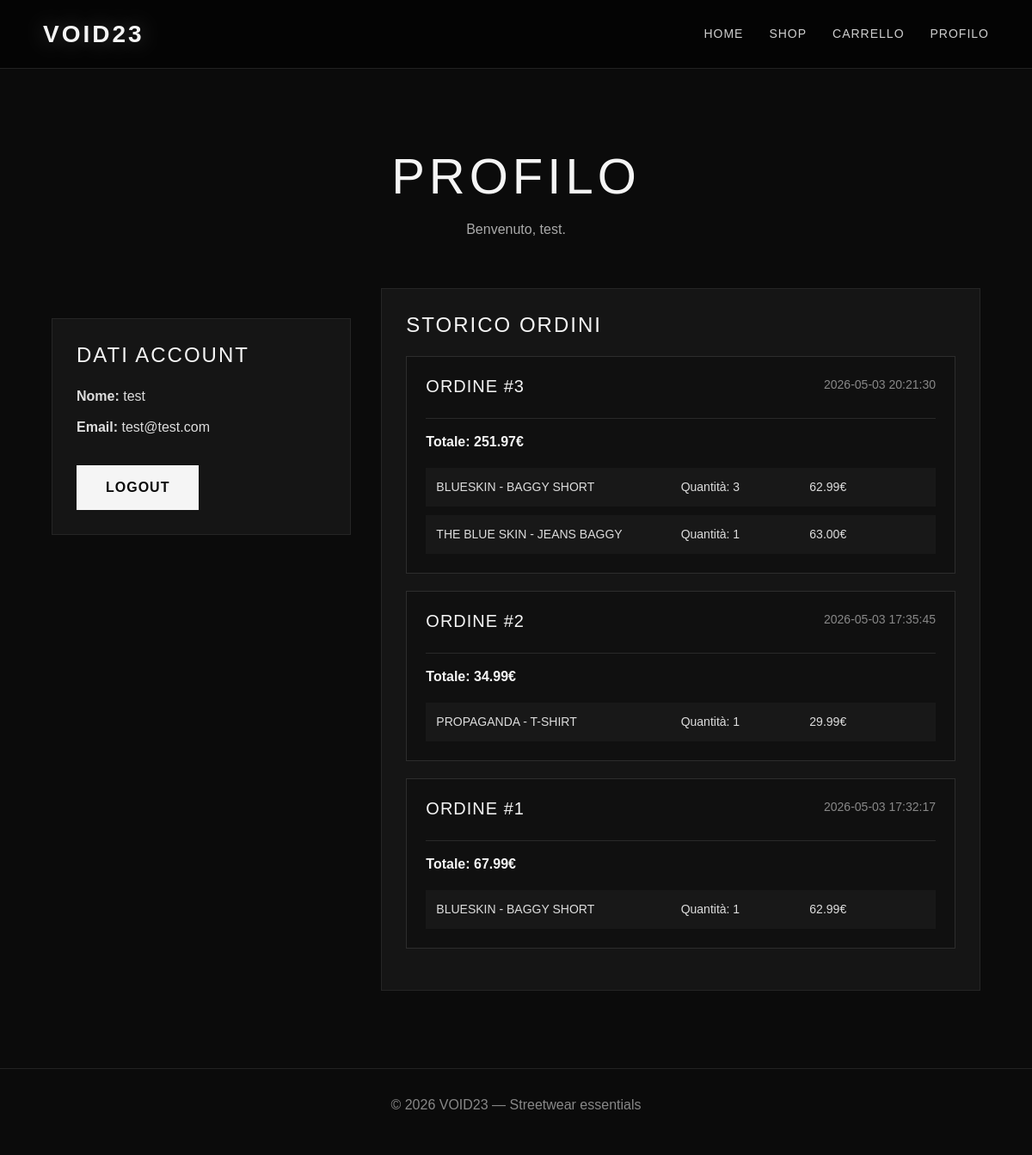
The page /void23/pages/profile.php (signed in) on the database its author committed.
### tables this page shows
CREATE TABLE `ordini` (
  `id` int(11) NOT NULL,
  `id_utente` int(11) DEFAULT NULL,
  `data_ordine` timestamp NOT NULL DEFAULT current_timestamp(),
  `totale` decimal(10,2) DEFAULT NULL
);

CREATE TABLE `dettagli_ordini` (
  `id` int(11) NOT NULL,
  `id_ordine` int(11) DEFAULT NULL,
  `id_prodotto` int(11) DEFAULT NULL,
  `quantita` int(11) NOT NULL,
  `prezzo_unitario` decimal(10,2) DEFAULT NULL
);

CREATE TABLE `prodotti` (
  `id` int(11) NOT NULL,
  `nome` varchar(100) NOT NULL,
  `prezzo` decimal(10,2) NOT NULL,
  `descrizione` text DEFAULT NULL,
  `immagine` varchar(255) DEFAULT NULL,
  `id_categoria` int(11) DEFAULT NULL,
  `sconto_percentuale` int(11) DEFAULT 0,
  `badge` varchar(50) DEFAULT NULL
);

### void23/pages/profile.php (the view, shortened to what this page needs)
<?php
include("../config/database.php");
include("../includes/header.php");
$id_utente = $_SESSION['utente_id'];
$sql_ordini = "SELECT * FROM ordini WHERE id_utente = ? ORDER BY data_ordine DESC";
$stmt_ordini = $conn->prepare($sql_ordini);
$stmt_ordini->bind_param("i", $id_utente);
$stmt_ordini->execute();
$ordini = $stmt_ordini->get_result();
?>
<main class="profile-page">
    <section class="profile-hero" data-aos="fade-up">
        <h1>Profilo</h1>
        <p>Benvenuto, <?php echo $_SESSION['utente_nome']; ?>.</p>
    </section>
    <section class="profile-container">
        <div class="profile-box" data-aos="fade-up">
            <h2>Dati account</h2>
            <p><strong>Nome:</strong> <?php echo $_SESSION['utente_nome']; ?></p>
            <p><strong>Email:</strong> <?php echo $_SESSION['utente_email']; ?></p>
            <a href="/void23/pages/logout.php" class="btn-main profile-logout">Logout</a>
        </div>
        <div class="orders-box" data-aos="fade-up" data-aos-delay="150">
            <h2>Storico ordini</h2>
            <?php if ($ordini->num_rows > 0) { ?>
                <?php while ($ordine = $ordini->fetch_assoc()) { ?>
                    <div class="order-card">
                        <div class="order-header">
                            <h3>Ordine #<?php echo $ordine['id']; ?></h3>
                            <p><?php echo $ordine['data_ordine']; ?></p>
                        </div>
                        <p class="order-total">
                            Totale: <?php echo number_format($ordine['totale'], 2); ?>€
                        </p>
                        <div class="order-products">
                            <?php
                            $id_ordine = $ordine['id'];
                            $sql_dettagli = "SELECT dettagli_ordini.*, prodotti.nome
                                             FROM dettagli_ordini
                                             INNER JOIN prodotti ON dettagli_ordini.id_prodotto = prodotti.id
                                             WHERE dettagli_ordini.id_ordine = ?";
                            $stmt_dettagli = $conn->prepare($sql_dettagli);
                            $stmt_dettagli->bind_param("i", $id_ordine);
                            $stmt_dettagli->execute();
                            $dettagli = $stmt_dettagli->get_result();
                            ?>
                            <?php while ($dettaglio = $dettagli->fetch_assoc()) { ?>
                                <div class="order-product-row">
                                    <span><?php echo $dettaglio['nome']; ?></span>
                                    <span>Quantità: <?php echo $dettaglio['quantita']; ?></span>
                                    <span><?php echo number_format($dettaglio['prezzo_unitario'], 2); ?>€</span>
                                </div>
                            <?php } ?>
                        </div>
                    </div>
                <?php } ?>
            <?php } ?>
        </div>
    </section>
</main>
<?php include("../includes/footer.php"); ?>

### void23/css/style.css (style rules this page uses)
* { margin: 0; padding: 0; box-sizing: border-box; }
body { background: #0b0b0b; color: #f5f5f5; font-family: Arial, Helvetica, sans-serif; }
a { text-decoration: none; color: inherit; }
.btn-main { display: inline-block; padding: 14px 34px; background: #f5f5f5; color: #0b0b0b; font-weight: bold; text-transform: uppercase; letter-spacing: 1px; transition: 0.3s; }
.profile-box { width: 100%; max-width: 420px; margin: 35px auto; padding: 25px; background: #151515; border: 1px solid #333; text-align: left; }
.profile-box p { color: #ddd; margin-bottom: 12px; }
.profile-page { padding-bottom: 90px; }
.profile-hero { padding: 90px 40px 40px; text-align: center; }
.profile-hero h1 { font-size: 58px; text-transform: uppercase; letter-spacing: 5px; margin-bottom: 15px; }
.profile-hero p { color: #aaa; }
.profile-container { width: 90%; margin: auto; display: grid; grid-template-columns: 1fr 2fr; gap: 35px; align-items: start; }
.profile-box, .orders-box { background: #151515; border: 1px solid #252525; padding: 28px; }
.profile-box h2, .orders-box h2 { text-transform: uppercase; letter-spacing: 2px; margin-bottom: 22px; }
.profile-logout { margin-top: 20px; }
.order-card { border: 1px solid #2d2d2d; background: #101010; padding: 22px; margin-bottom: 20px; }
.order-header { display: flex; justify-content: space-between; gap: 20px; border-bottom: 1px solid #292929; padding-bottom: 12px; margin-bottom: 15px; }
.order-header h3 { text-transform: uppercase; letter-spacing: 1px; font-size: 20px; }
.order-header p { color: #888; font-size: 14px; }
.order-total { font-weight: bold; margin-bottom: 18px; }
.order-products { display: flex; flex-direction: column; gap: 10px; }
.order-product-row { display: grid; grid-template-columns: 2fr 1fr 1fr; gap: 15px; padding: 12px; background: #181818; color: #ddd; font-size: 14px; }
.profile-box h2, .orders-box h2 { text-transform: uppercase; letter-spacing: 2px; margin-bottom: 22px; font-size: 24px; }
.btn-main, .checkout-btn, .search-form button, .product-form button, .login-form button { transition: 0.3s ease; }
.product-card, .category-card, .cart-item, .profile-box, .orders-box, .cart-summary { transition: 0.35s ease; }
.btn-main, .checkout-btn, .product-form button { transition: 0.3s ease !important; }

### rows shown on the page
ordini: id "3", data_ordine "2026-05-03 20:21:30", totale "251.97"
dettagli_ordini: id_prodotto.nome "BLUESKIN - BAGGY SHORT", quantita "3", prezzo_unitario "62.99"
dettagli_ordini: id_prodotto.nome "THE BLUE SKIN - JEANS BAGGY", quantita "1", prezzo_unitario "63.00"
ordini: id "2", data_ordine "2026-05-03 17:35:45", totale "34.99"
dettagli_ordini: id_prodotto.nome "PROPAGANDA - T-SHIRT", quantita "1", prezzo_unitario "29.99"
ordini: id "1", data_ordine "2026-05-03 17:32:17", totale "67.99"
dettagli_ordini: id_prodotto.nome "BLUESKIN - BAGGY SHORT", quantita "1", prezzo_unitario "62.99"

### other values the page prints
$_SESSION['utente_nome'] "test"
$_SESSION['utente_email'] "test@test.com"
